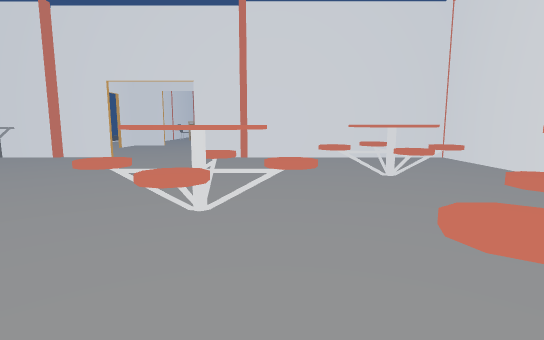
view 1 (above)

22 first-person views from a walk through a Unity game level. The camera is 1.4 m above the floor, tilts 8° down and sees 80° across. The floor is counted in squares, 1 m on a side. Each view is taken from the middle of a square. On the plan, view 1 faces up. The plan holds only what a view shows up to about 15 squares ahead; the rest is blank. The place goes on beyond the plan. Door leaves are left out, so doorways stand open.

view 2
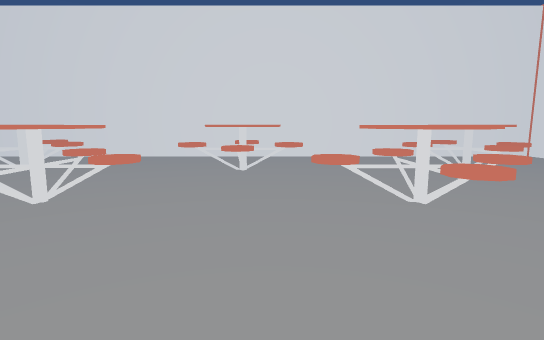

view 3
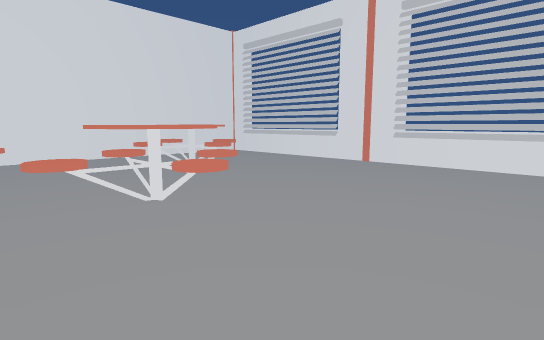

view 4
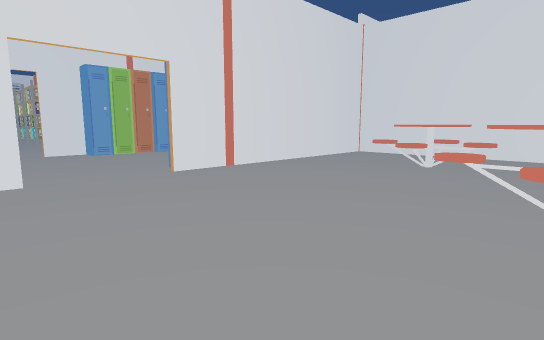

view 5
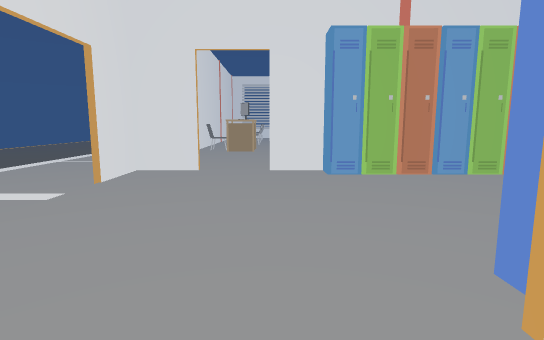

view 6
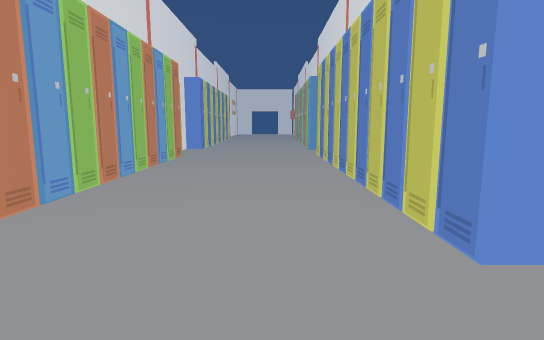

view 7
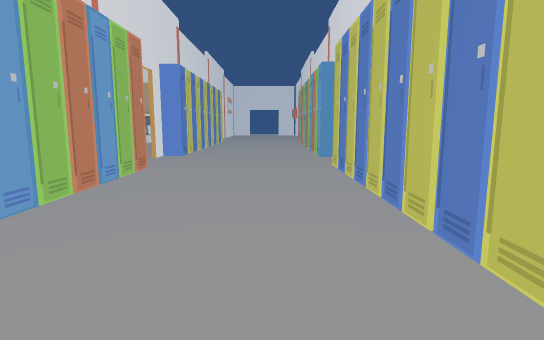

view 8
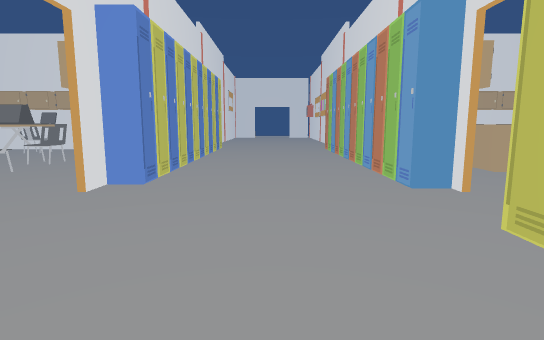

view 9
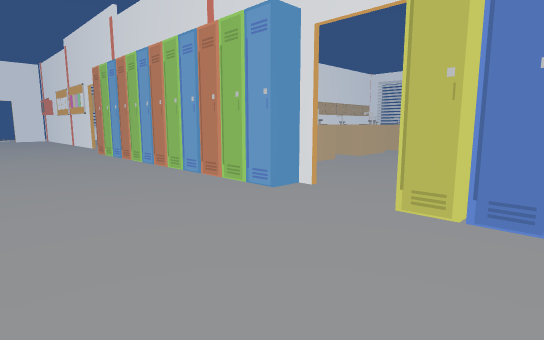

view 10
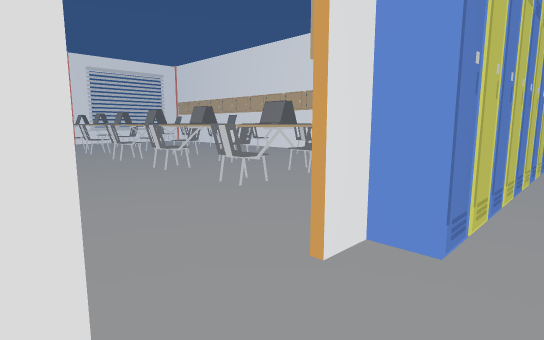

view 11
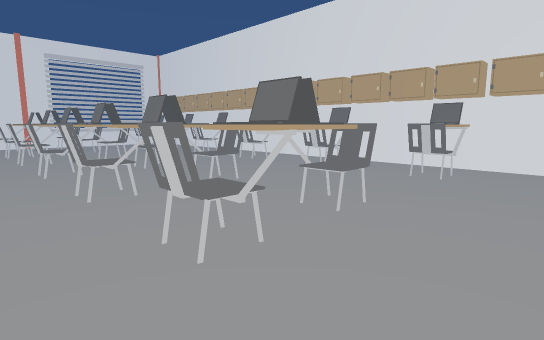

view 12
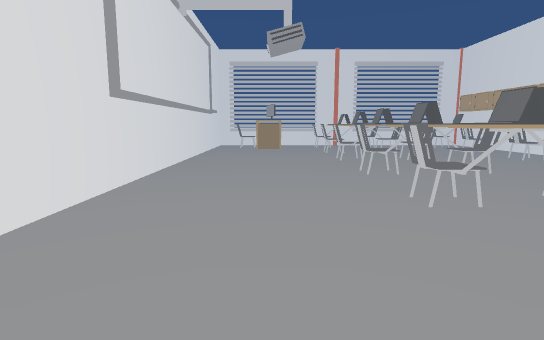

view 13
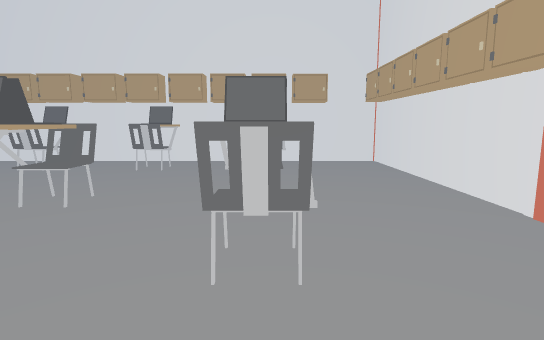

view 14
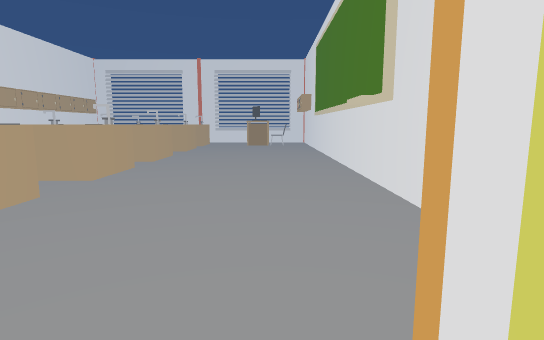

view 15
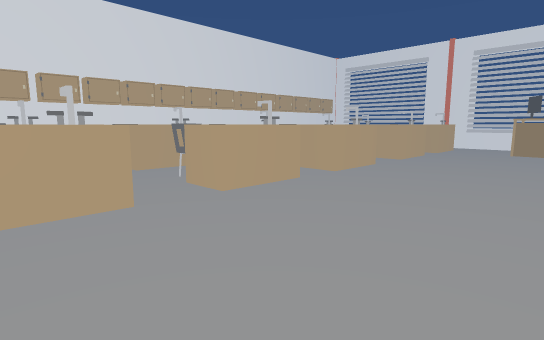

view 16
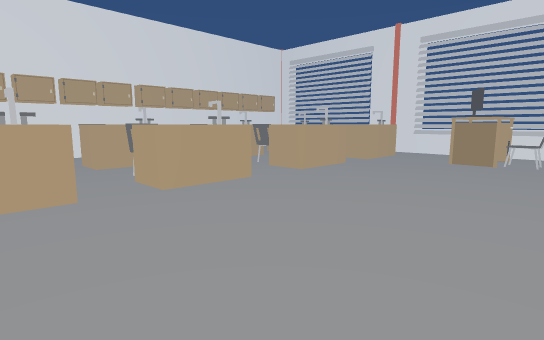

view 17
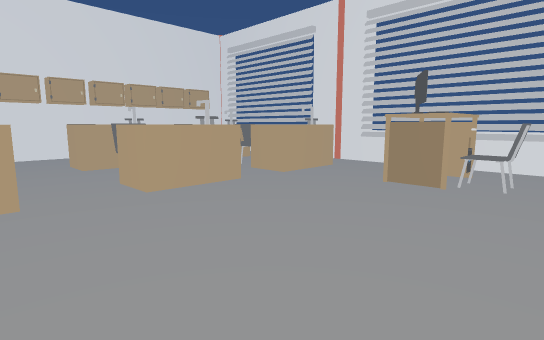

view 18
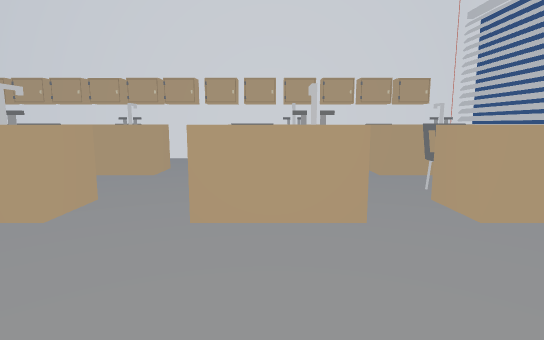

view 19
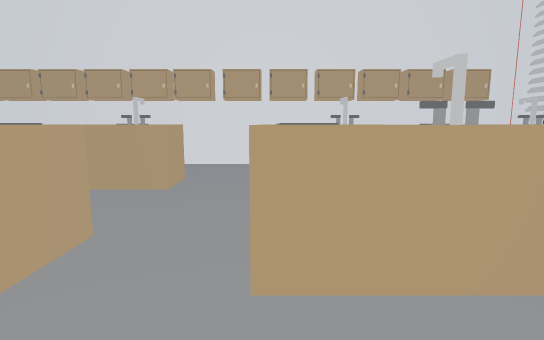

view 20
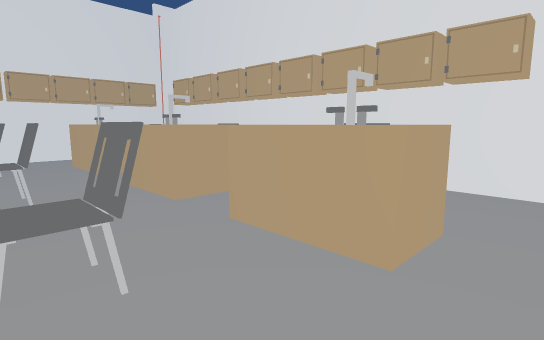

view 21
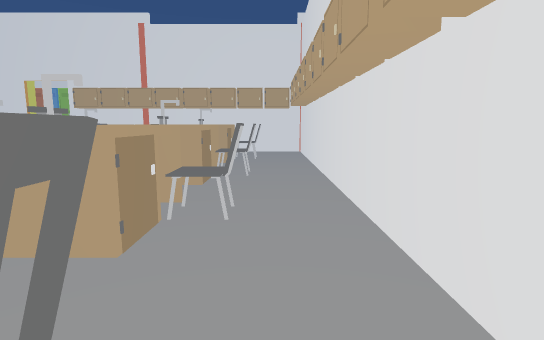

view 22
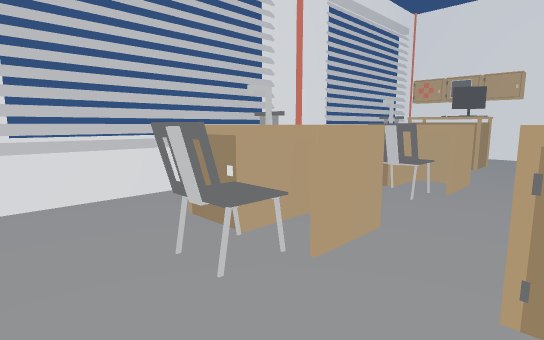

### Floor plan
Key: @ floor where view 1 was taken; # wall or solid block; . floor; D open door; T table; L locker; A laptop; C chair; M computer; O other object.
Columns run from 9 left of view 1 to 25 right of it. Each row starts with its distance up from view 1.
 37                 #......COOC...C
 36                 #.............. .#
 35                 #................#
 34                 #......CAAC...CA.#
 33                 #......CAAC...CA.#
 32                 #................#
 31                 #................#
 30                 #......CAAC...CA.#
 29                 #......CAA....CA.#
 28                 #................#
 27  ...             .......AAC....A.#
 26  ....             .....CAAC...CA.#
 25  ....              ..............#
 24  ....              ..............#
 23   ...              ..............#
 22 ##DDD##           #DD##  #########
 21 #.....LLLLLLLLLLLL....LLLLLLLLLO
 20 D.............................
 19 D................................
 18 D..................................
 17 D..................................
 16 D.................................
 15 #.....LLLLLLLLLLLLL..LLLLLLLLLLLLL
 14 ##DDDD#LLLLLLLLLLLLDD#LL LLLLLLLL
 13 ................#......    ..
 12 ................#........  .. ...#
 11 ............T...#.......TOO.TOO..#
 10  ...........T ..#.......TOO.TTO..#
  9  .........TTTTT.#.......TT..TT...#
  8  ...........TT..#................#
  7  .......T...T...#.......TCC.TTC..#
  6   ....TTTT......#.......TCC.TCC..#
  5  . ...TTTTT.....#.......TT..TT...#
  4      ..TT...T...#................#
  3     ........T ..#.......TT..TT...#
  2     ......TTTTT.#.......TCC.TCC..#
  1   . .......TT ..#.......T ..TT...#
  0    .....T@..T...#.......TT..TT...#
 -1   ....TTTT......#................#
 -2   ....TTTTT.....#.......TCC.TTC..#
 -3   .....TT...T...#.......TCC.TCC. #
 -4   ......... T ..#.......TT..TT. .#
 -5   ........TTTTT.#............... #
 -6    ........TT ..#.......TCC.TTC..#
 -7    .........T. .#.COMT..TCC.TCC..#
 -8    ...........  # CC T..TT .TT...#
 -9    ...........  # ..T ...    ....#
-10    ##########   ##################

Where each view was taken, in squares from view 1:
view 1: 0 up, 0 right, facing up
view 2: 1 up, 7 left, facing right
view 3: 1 up, 7 left, facing down-right
view 4: 5 up, 8 left, facing up-right
view 5: 12 up, 5 left, facing up
view 6: 17 up, 6 left, facing right
view 7: 17 up, 2 left, facing right
view 8: 18 up, 5 right, facing right
view 9: 20 up, 7 right, facing down-right
view 10: 20 up, 9 right, facing up-right
view 11: 23 up, 12 right, facing up-right
view 12: 24 up, 11 right, facing up
view 13: 26 up, 11 right, facing right
view 14: 15 up, 10 right, facing down
view 15: 11 up, 9 right, facing down-right
view 16: 6 up, 8 right, facing down-right
view 17: 1 up, 8 right, facing down-right
view 18: 3 down, 10 right, facing right
view 19: 2 down, 12 right, facing right
view 20: 1 down, 16 right, facing up-right
view 21: 3 down, 22 right, facing up
view 22: 4 down, 23 right, facing down-left
